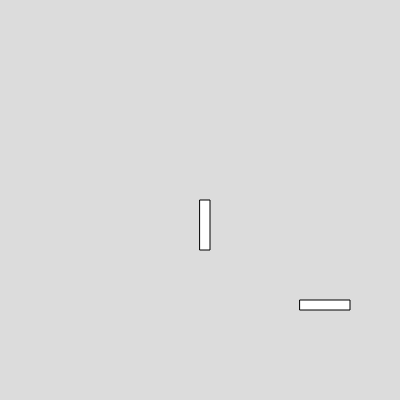
Frame 1 (no input)
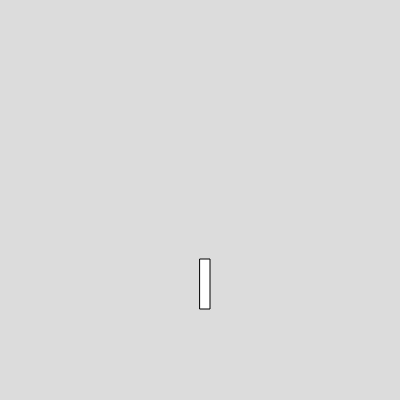
Frame 60 (no input)
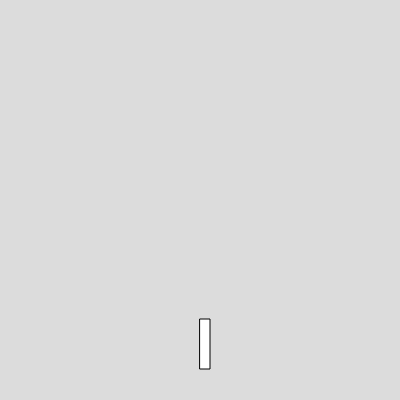
Frame 120 (the mouse pressed at the canvas centre since frame 60)

The p5.js sketch that drew these frames (run headless with seeded random() and noise() and a simulated clock; from frame 60 on, the mouse is pressed at the canvas centre):

// p5.js sketch
// ── sketch.js
var box1;
var box2

function setup() 
{
  createCanvas(400, 400);
  box1 = new Box(300,300,50,10);
  box2 = new Box(200,200,10,50);
}

function draw() 
{
  background(220);
  box1.show();
  box1.set_speed(2);
  box2.show();
  box2.set_speed(1);

}


// ── box.js
class Box
  {
  
    constructor(x,y,w,h)
    {
      this.x = x
      this.y = y
      this.w = w
      this.h = h

    }
    show()
    {
      rect(this.x,this.y,this.w,this.h);
    }
    set_speed(v)
    {
      this.y = this.y+v;
    }
  }

  
